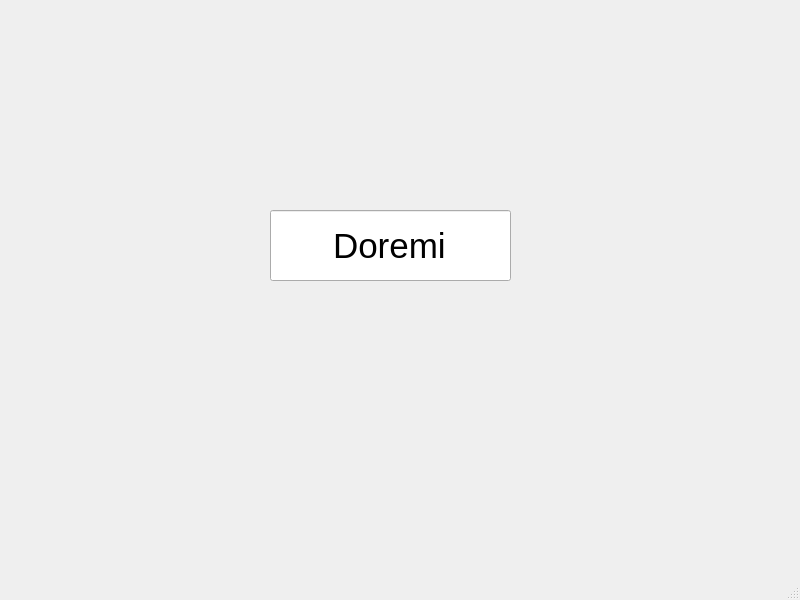
<?xml version="1.0" encoding="UTF-8"?>
<ui version="4.0">
 <class>MainWindow</class>
 <widget class="QMainWindow" name="MainWindow">
  <property name="geometry">
   <rect>
    <x>0</x>
    <y>0</y>
    <width>800</width>
    <height>600</height>
   </rect>
  </property>
  <property name="windowTitle">
   <string>MainWindow</string>
  </property>
  <widget class="QWidget" name="centralwidget">
   <widget class="QLineEdit" name="lineEdit">
    <property name="geometry">
     <rect>
      <x>270</x>
      <y>210</y>
      <width>241</width>
      <height>71</height>
     </rect>
    </property>
    <property name="font">
     <font>
      <pointsize>26</pointsize>
     </font>
    </property>
    <property name="text">
     <string>Doremi</string>
    </property>
    <property name="alignment">
     <set>Qt::AlignCenter</set>
    </property>
   </widget>
  </widget>
  <widget class="QMenuBar" name="menubar">
   <property name="geometry">
    <rect>
     <x>0</x>
     <y>0</y>
     <width>800</width>
     <height>21</height>
    </rect>
   </property>
  </widget>
  <widget class="QStatusBar" name="statusbar"/>
 </widget>
 <resources/>
 <connections/>
</ui>
